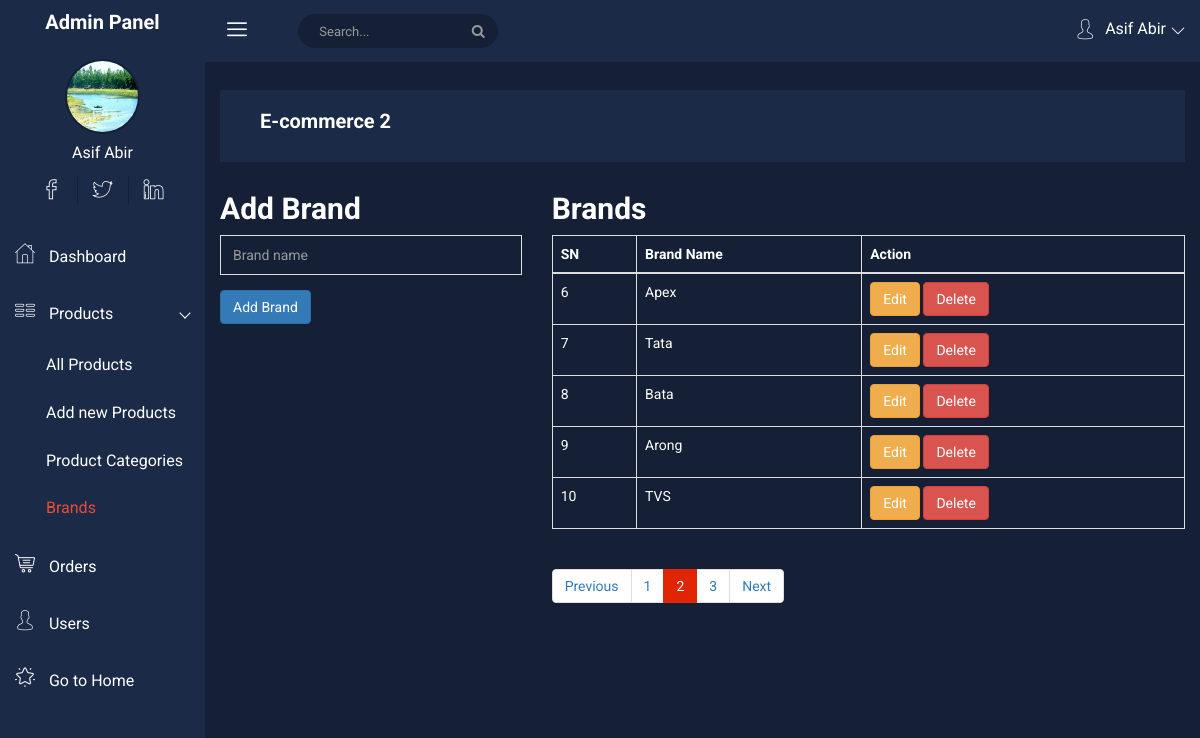
Screenshot of /project/admin/product-brands.php?page=2 (signed in) with the database file from the repository.
### tables this page shows
CREATE TABLE `brands` (
  `id` int(11) NOT NULL,
  `name` varchar(255) NOT NULL
);

### project/admin/product-brands.php (the view, shortened to what this page needs)
<?php
require_once "./headder.php";
$pageNumber = isset($_GET['page']) ? $_GET['page'] : null;
?>
<?php require_once "./sidebar.php" ?>
<div class="all-content-wrapper" style="color: white;">
    <div class="container-fluid">
        <div class="row">
            <div class="col-lg-12 col-md-12 col-sm-12 col-xs-12">
                <div class="logo-pro">
                    <a href="index.html"><img class="main-logo" src="img/logo/logo.png" alt="" /></a>
                </div>
            </div>
        </div>
    </div>
    <?php
    require_once "./top-header.php";
    ?>
    <div class="container-fluid">
        <?php if (!isset($_GET['editId']) && !isset($_GET['deleteId'])) { ?>
            <div class="row">
                <div class="col-md-4">
                    <h2 class="">Add Brand</h2>
                    <form action="" method="post">
                        <div class="form-group-inner">
                            <input type="text" class="form-control" id="brand" name="brand" placeholder="Brand name">
                        </div>
                        <button type="submit" class="btn btn-primary" name="addBrand">Add Brand</button>
                    </form>
                </div>
                <div class="col-md-8">
                    <h2 class="">Brands</h2>
                    <table class="table table-bordered">
                        <thead>
                            <tr>
                                <th>SN</th>
                                <th>Brand Name</th>
                                <th>Action</th>
                            </tr>
                        </thead>
                        <tbody>
                            <?php
                            $limit = 5;
                            $offset = ($pageNumber - 1) * $limit;
                            $sql = "SELECT * FROM brands";
                            $selectAll = $conn->query($sql);
                            $totalPages = ceil($selectAll->num_rows / $limit);
                            $sql = "SELECT * FROM brands ORDER BY `id` DESC LIMIT $offset, $limit";
                            $result = $conn->query($sql);
                            $sn = $offset + 1;
                            if ($result->num_rows > 0) {
                                while ($row = $result->fetch_assoc()) {
                            ?>
                                    <tr>
                                        <td><?= $sn++ ?></td>
                                        <td><?php echo $row['name'] ?></td>
                                        <td>
                                            <a href="./product-brands.php?page=<?= $pageNumber ?>&editId=<?= $row['id'] ?>" class="btn btn-warning">Edit</a>
                                            <a href="./product-brands.php?page=<?= $pageNumber ?>&deleteId=<?= $row['id'] ?>" class="btn btn-danger">Delete</a>
                                        </td>
                                    </tr>
                            <?php
                                }
                            }
                            ?>
                        </tbody>
                    </table>
                    <nav aria-label="Page navigation example">
                        <ul class="pagination">
                            <li class="page-item <?= $pageNumber != 1 ? null : "disabled" ?>"><a class="page-link" href="./product-brands.php?page=<?= $pageNumber != 1 ? $pageNumber - 1 : 1 ?>">Previous</a></li>
                            <?php for ($i = 1; $i <= $totalPages; $i++) { ?>
                                <li class="page-item <?= $i == $pageNumber ? "active" : null ?>"><a class="page-link" href="./product-brands.php?page=<?= $i; ?>"><?= $i ?></a></li>
                            <?php } ?>
                            <li class="page-item <?= $pageNumber != $totalPages ? null : "disabled" ?>"><a class="page-link" href="./product-brands.php?page=<?= $pageNumber != $totalPages ? $pageNumber + 1 : $totalPages ?>">Next</a></li>
                        </ul>
                    </nav>
                </div>
            </div>
        <?php } ?>
    </div>
</div>
<?php require_once "./footer.php" ?>

### project/admin/css/main.css (style rules this page uses)
html { color: #222; font-size: 1em; line-height: 1.4; }
input[type="text"], input[type="password"], input[type="email"], textarea { color: #fff !important; }

### rows the page displays
brands: name "Apex"
brands: name "Tata"
brands: name "Bata"
brands: name "Arong"
brands: name "TVS"

### other values shown
$_SESSION['user']['name'] "Asif Abir"
$breadcome "E-commerce 2"
